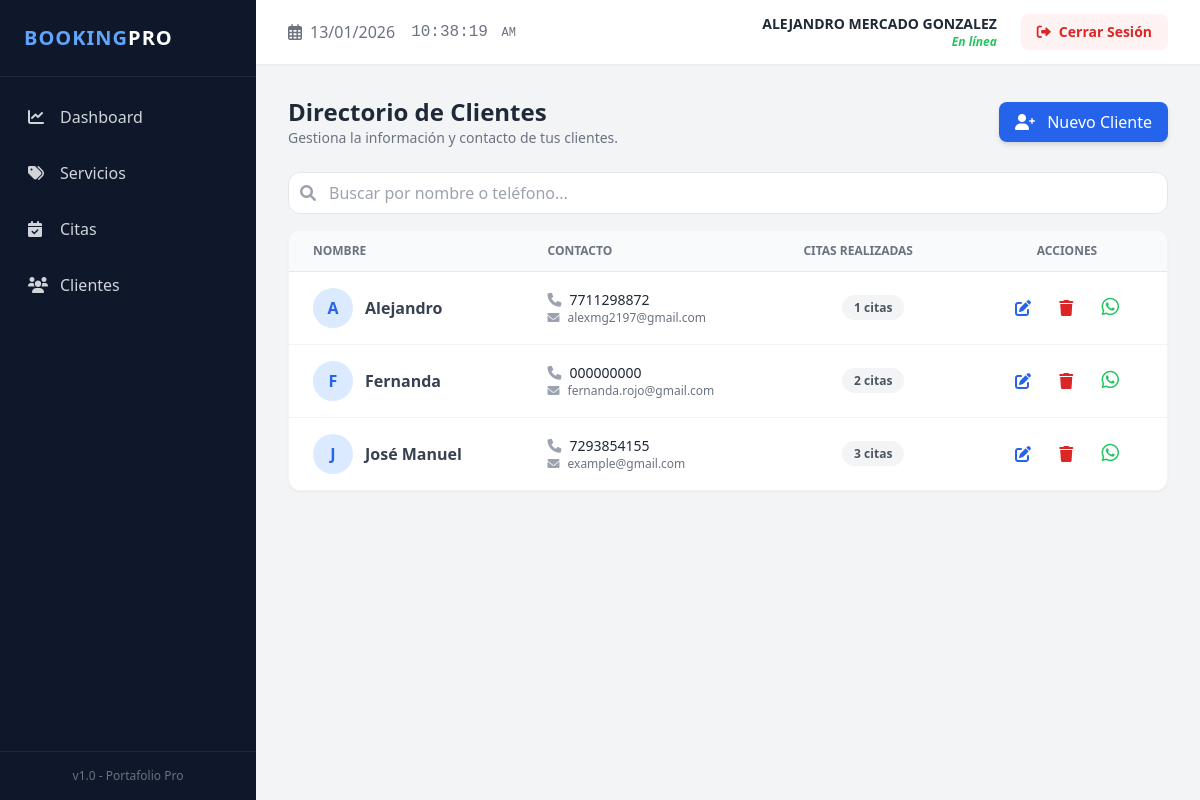
/clientes.php (signed in), run on the app's committed database.
### tables this page shows
CREATE TABLE `clientes` (
  `id` int NOT NULL AUTO_INCREMENT,
  `nombre` varchar(100) NOT NULL,
  `email` varchar(150) DEFAULT NULL,
  `telefono` varchar(20) NOT NULL,
  `created_at` timestamp NULL DEFAULT CURRENT_TIMESTAMP,
  PRIMARY KEY (`id`)
);

### clientes.php (the view, shortened to what this page needs)
<?php
    $db = Database::getInstance();
    $query = "SELECT c.*, COUNT(ci.id) as total_citas
            FROM clientes c
            LEFT JOIN citas ci ON c.id = ci.cliente_id
            GROUP BY c.id
            ORDER BY c.nombre ASC";
    $clientes = $db->query($query)->fetchAll();
?>
<?php include 'templates/sidebar.php'; ?>
<?php include 'templates/header.php'; ?>
<main class="p-8">
    <div class="flex justify-between items-center mb-6">
        <div>
            <h2 class="text-2xl font-bold text-gray-800">Directorio de Clientes</h2>
            <p class="text-gray-500 text-sm">Gestiona la información y contacto de tus clientes.</p>
        </div>
        <button onclick="abrirModalCliente()" class="bg-blue-600 text-white px-4 py-2 rounded-lg hover:bg-blue-700 transition shadow-md">
            <i class="fas fa-user-plus mr-2"></i> Nuevo Cliente
        </button>
    </div>
    <div class="mb-4 relative">
        <span class="absolute inset-y-0 left-0 pl-3 flex items-center text-gray-400">
            <i class="fas fa-search"></i>
        </span>
        <input type="text" id="buscadorClientes" placeholder="Buscar por nombre o teléfono..."
            class="w-full pl-10 pr-4 py-2 border border-gray-200 rounded-xl focus:ring-2 focus:ring-blue-500 outline-none transition-all">
    </div>
    <div class="bg-white rounded-xl shadow-sm overflow-hidden border border-gray-100">
        <table class="w-full text-left">
            <thead class="bg-gray-50 border-b">
                <tr>
                    <th class="px-6 py-3 text-xs font-bold text-gray-500 uppercase">Nombre</th>
                    <th class="px-6 py-3 text-xs font-bold text-gray-500 uppercase">Contacto</th>
                    <th class="px-6 py-3 text-xs font-bold text-gray-500 uppercase">Citas Realizadas</th>
                    <th class="px-6 py-3 text-xs font-bold text-gray-500 uppercase text-center">Acciones</th>
                </tr>
            </thead>
            <tbody class="divide-y divide-gray-100">
                <?php foreach($clientes as $cl): ?>
                <tr class="hover:bg-gray-50 transition">
                    <td class="px-6 py-4">
                        <div class="flex items-center">
                            <div class="h-10 w-10 rounded-full bg-blue-100 text-blue-600 flex items-center justify-center font-bold mr-3">
                                <?= strtoupper(substr($cl['nombre'], 0, 1)) ?>
                            </div>
                            <span class="font-semibold text-gray-700"><?= htmlspecialchars($cl['nombre']) ?></span>
                        </div>
                    </td>
                    <td class="px-6 py-4">
                        <p class="text-sm text-gray-800"><i class="fas fa-phone text-gray-400 mr-2"></i><?= $cl['telefono'] ?></p>
                        <p class="text-xs text-gray-500"><i class="fas fa-envelope text-gray-400 mr-2"></i><?= htmlspecialchars($cl['email']) ?></p>
                    </td>
                    <td class="px-6 py-4 text-center">
                        <span class="bg-gray-100 px-3 py-1 rounded-full text-xs font-bold text-gray-600">
                            <?= $cl['total_citas'] ?> citas
                        </span>
                    </td>
                    <td class="px-6 py-4 text-center space-x-2">
                        <button onclick='editarCliente(<?= json_encode($cl) ?>)' class="text-blue-600 hover:bg-blue-50 p-2 rounded-lg transition">
                            <i class="fas fa-edit"></i>
                        </button>
                        <button onclick="eliminarCliente(<?= $cl['id'] ?>)" class="text-red-600 hover:bg-red-50 p-2 rounded-lg transition">
                            <i class="fas fa-trash"></i>
                        </button>
                        <?php
                            $tel_limpio = preg_replace('/[^0-9]/', '', $cl['telefono']);
                            $mensaje = urlencode("Hola " . $cl['nombre'] . ", te saludamos de BookingPro. ¿En qué podemos ayudarte?");
                            $url_wa = "https://wa.me/" . $tel_limpio . "?text=" . $mensaje;
                            ?>
                            <a href="<?= $url_wa ?>" target="_blank" class="text-green-500 hover:bg-green-50 p-2 rounded-lg transition" title="Enviar WhatsApp">
                                <i class="fab fa-whatsapp text-xl"></i>
                            </a>
                    </td>
                </tr>
                <?php endforeach; ?>
            </tbody>
        </table>
    </div>
</main>
<?php include 'templates/footer.php'; ?>

### data on the page
clientes: nombre "A", nombre "Alejandro", telefono "7711298872", email "alexmg2197@gmail.com", total_citas "1"
clientes: nombre "F", nombre "Fernanda", telefono "000000000", email "fernanda.rojo@gmail.com", total_citas "2"
clientes: nombre "J", nombre "José Manuel", telefono "7293854155", email "example@gmail.com", total_citas "3"

### other printed values
$_SESSION['usuario_nombre'] "ALEJANDRO MERCADO GONZALEZ"
